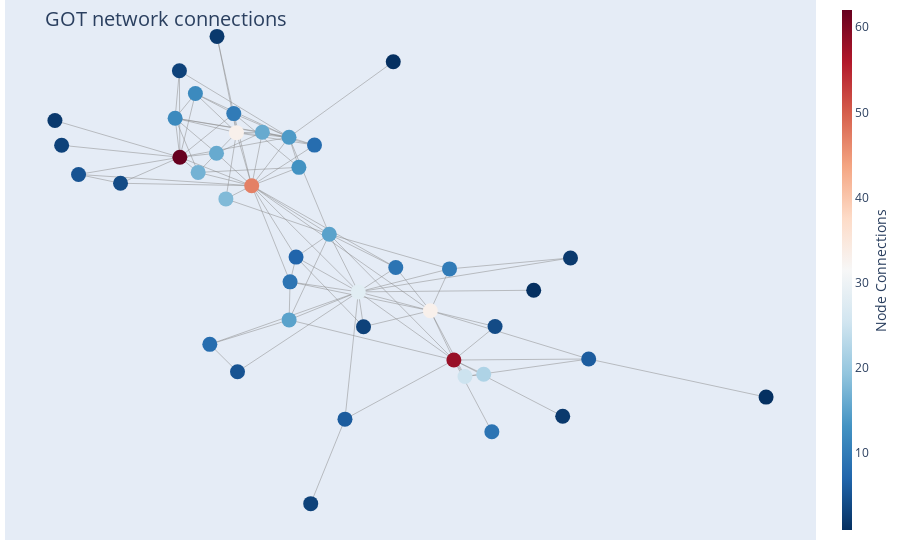

Source (notebook cell):
### Markdown cell above
### **Book 5**

### Code cell
draw_plotly_network_graph(Graph_obj = G5, filter = "Yes", filter_nodesbydegree = 50)

### Figure 1 — Plotly figure (JSON) as saved in the notebook; plotly's stock layout.template omitted (floating-point values rounded to 4 significant figures; data arrays with more than 128 entries replaced by an {"elided": "..."} marker saying what was removed)
{"data": [{"hoverinfo": "none", "line": {"color": "#888", "width": 0.5}, "mode": "lines", "type": "scatter", "x": {"elided": "318 float values"}, "y": {"elided": "318 float values"}}, {"hoverinfo": "text", "marker": {"color": [58, 33, 9, 5, 62, 4, 47, 33, 9, 15, 25, 17, 18, 15, 9, 12, 12, 14, 16, 16, 3, 8, 22, 6, 13, 7, 10, 2, 28, 10, 8, 1, 5, 3, 6, 1, 2, 4, 3, 3, 2, 1, 2], "colorbar": {"thickness": 10, "title": {"side": "right", "text": "Node Connections"}, "xanchor": "left"}, "colorscale": [[0, "rgb(103,0,31)"], [0.1, "rgb(178,24,43)"], [0.2, "rgb(214,96,77)"], [0.3, "rgb(244,165,130)"], [0.4, "rgb(253,219,199)"], [0.5, "rgb(247,247,247)"], [0.6, "rgb(209,229,240)"], [0.7, "rgb(146,197,222)"], [0.8, "rgb(67,147,195)"], [0.9, "rgb(33,102,172)"], [1, "rgb(5,48,97)"]], "line": {"width": 0}, "reversescale": true, "showscale": true, "size": 15}, "mode": "markers", "text": ["Daenerys-Targaryen<br /># of connections: 58", "Tyrion-Lannister<br /># of connections: 33", "Tywin-Lannister<br /># of connections: 9", "Aemon-Targaryen-(Maester-Aemon)<br /># of connections: 5", "Jon-Snow<br /># of connections: 62", "Samwell-Tarly<br /># of connections: 4", "Stannis-Baratheon<br /># of connections: 47", "Theon-Greyjoy<br /># of connections: 33", "Victarion-Greyjoy<br /># of connections: 9", "Robert-Baratheon<br /># of connections: 15", "Barristan-Selmy<br /># of connections: 25", "Melisandre<br /># of connections: 17", "Asha-Greyjoy<br /># of connections: 18", "Doran-Martell<br /># of connections: 15", "Myrcella-Baratheon<br /># of connections: 9", "Arya-Stark<br /># of connections: 12", "Bran-Stark<br /># of connections: 12", "Eddard-Stark<br /># of connections: 14", "Mance-Rayder<br /># of connections: 16", "Ramsay-Snow<br /># of connections: 16", "Sansa-Stark<br /># of connections: 3", "Roose-Bolton<br /># of connections: 8", "Hizdahr-zo-Loraq<br /># of connections: 22", "Varys<br /># of connections: 6", "Davos-Seaworth<br /># of connections: 13", "Tommen-Baratheon<br /># of connections: 7", "Robb-Stark<br /># of connections: 10", "Brienne-of-Tarth<br /># of connections: 2", "Cersei-Lannister<br /># of connections: 28", "Jaime-Lannister<br /># of connections: 10", "Gregor-Clegane<br /># of connections: 8", "Catelyn-Stark<br /># of connections: 1", "Ilyn-Payne<br /># of connections: 5", "Joffrey-Baratheon<br /># of connections: 3", "Mace-Tyrell<br /># of connections: 6", "Margaery-Tyrell<br /># of connections: 1", "Drogo<br /># of connections: 2", "Jorah-Mormont<br /># of connections: 4", "Janos-Slynt<br /># of connections: 3", "Pycelle<br /># of connections: 3", "Jeor-Mormont<br /># of connections: 2", "Petyr-Baelish<br /># of connections: 1", "Rodrik-Cassel<br /># of connections: 2"], "type": "scatter", "x": [0.2247, 0.1842, 0.1248, -0.4209, -0.2466, -0.3486, -0.123, -0.1493, 0.29, 0.01045, 0.2438, -0.2151, -0.1674, -0.05869, -0.05702, -0.2547, -0.2199, -0.05882, -0.1836, -0.1048, -0.2474, -0.01503, 0.276, 0.4566, -0.04188, -0.04676, -0.1539, 0.4253, 0.06036, 0.2172, -0.1951, 0.1204, -0.1474, 0.0693, 0.03739, 0.362, 0.4119, 0.2955, -0.4499, -0.02154, -0.4615, 0.7616, -0.1827], "y": [-0.4471, -0.2574, -0.09108, 0.2674, 0.3336, 0.2334, 0.224, 0.4283, -0.7233, 0.03711, -0.5104, 0.2751, 0.1732, -0.2926, -0.1462, 0.484, 0.5787, 0.4108, 0.3491, 0.4299, 0.6663, 0.3804, -0.5017, -0.4432, 0.2946, -0.05081, 0.5017, -0.05407, -0.1848, -0.09625, -0.3868, 0.7011, -0.4924, -0.3189, -0.6747, -0.1785, -0.6638, -0.3182, 0.3796, -1, 0.4749, -0.5899, 0.7989]}], "layout": {"annotations": [{"showarrow": false, "text": "", "xref": "paper", "yref": "paper"}], "hovermode": "closest", "margin": {"b": 20, "l": 5, "r": 5, "t": 0}, "showlegend": false, "title": {"font": {"size": 20}, "text": "<br>GOT network connections"}, "xaxis": {"showgrid": false, "showticklabels": false, "zeroline": false}, "yaxis": {"showgrid": false, "showticklabels": false, "zeroline": false}}}
